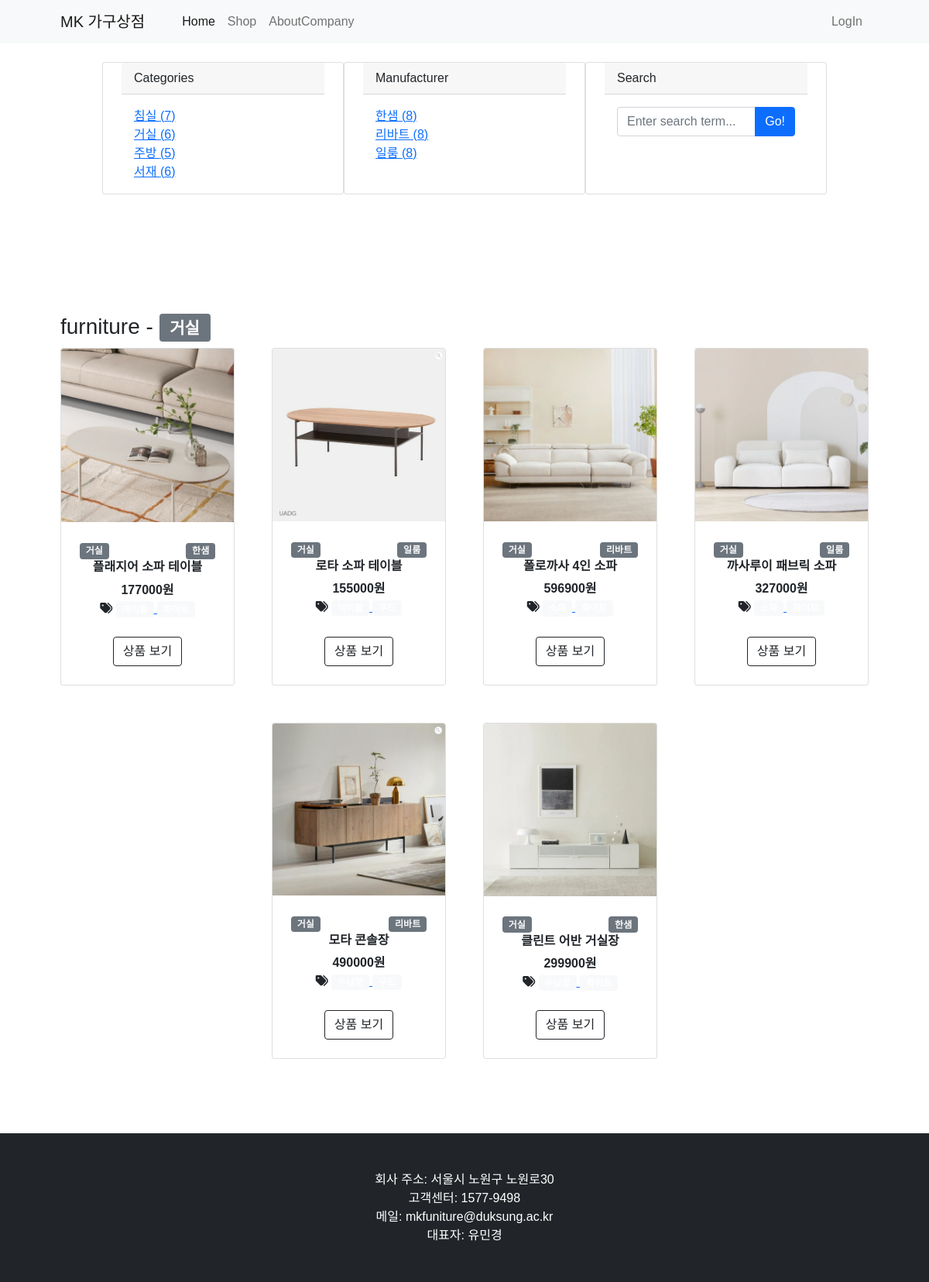
Page /shop/category/거실/ on the committed database.
### shop/models.py (models this page shows, shortened)
class Category(models.Model): #카테고리
    name = models.CharField(max_length=40, unique=True)
    slug = models.SlugField(max_length=200, unique=True, allow_unicode=True)
    def __str__(self):
        return self.name
    def get_absolute_url(self):
        return f'/shop/category/{self.slug}/' #IP주소/shop/category/slug/
    class Meta:
        verbose_name_plural = 'Categories'

class Company(models.Model): #제조사
    name = models.CharField(max_length=40, unique=True) #제조사명
    slug = models.SlugField(max_length=200, unique=True, allow_unicode=True)
    addr = models.CharField(max_length=200, unique=True) #주소
    number = models.CharField(max_length=20, unique=True) #연락처
    mail = models.CharField(max_length=30, unique=True) #이메일
    business_num = models.CharField(max_length=20, unique=True) #사업자등록번호
    def __str__(self):
        return self.name
    def get_absolute_url(self):
        return f'/shop/company/{self.slug}/' #IP주소/shop/company/slug/
    class Meta:
        verbose_name_plural = 'Companies'

class Item(models.Model): #상품아이템
    name = models.CharField(max_length=40, unique=True) #상품명
    description = MarkdownxField() #간단한설명
    code = models.CharField(max_length=10, unique=True) #상품코드
    image = models.ImageField(upload_to='shop/images/%Y/%m/%d/') #상품이미지
    price = models.IntegerField(null=True) #상품가격
    company = models.ForeignKey(Company, null=True, on_delete=models.SET_NULL)
    category = models.ForeignKey(Category, null=True, on_delete=models.SET_NULL)
    tags = models.ManyToManyField(Tag, blank=True)
    like_users = models.ManyToManyField(User, related_name='like_item', blank=True)
    def get_absolute_url(self):
        return f'/shop/{self.pk}'

### shop/views.py (the view)
# urls.py: path('category/<str:slug>/', views.category_page),
def category_page(request, slug):
    if slug == 'no_category' :
        category = '미분류'
        item_list = Item.objects.filter(category=None)
    else :
        category = Category.objects.get(slug=slug)
        item_list = Item.objects.filter(category=category)
    return render(request, 'shop/item_list.html', {
        'category' : category,
        'item_list' : item_list,
        'categories' : Category.objects.all(),
        'no_category_item_count' : Item.objects.filter(category=None).count,
        'companies': Company.objects.all(),
        'no_company_item_count': Item.objects.filter(company=None).count
    })

### shop/models.py (called while the page is built)
    def __str__(self):
        return self.name

    def get_absolute_url(self):
        return f'/shop/tag/{self.slug}/' #IP주소/shop/tag/slug/

### shop/templates/shop/item_list.html (shortened to what this page needs)
{% extends 'shop/base.html' %}
{% block main_area %}
        <section class="py-5">
            <div class="container px-4 px-lg-5 mt-5">
                <h3>
                <br>
                {% if category %}
                    furniture - <span class="badge badge-secondary">{{category}}</span>
                {% endif %}
                </h3>
                <div class="row gx-4 gx-lg-5 row-cols-2 row-cols-md-3 row-cols-xl-4 justify-content-center">
                    {% for i in item_list %}
                    <div class="col mb-5">
                        <div class="card h-100">
                            <img class="card-img-top" src="{{ i.image.url }}" alt="Item Image" />
                            <div class="card-body p-4">
                                <span class="float-left">
                                    <a class="badge badge-secondary text-decoration-none link-light" href="{{ i.category.get_absolute_url }}">
                                        {{ i.category }}
                                    </a>
                                </span>
                                <span class="float-right">
                                    <a class="badge badge-secondary text-decoration-none link-light" href="{{ i.company.get_absolute_url }}">
                                        {{ i.company }}
                                    </a>
                                </span> <br>
                                <div class="text-center">
                                    <h6 class="fw-bolder">{{ i.name }}</h6>
                                    <h8 class="fw-bolder">{{ i.price }}원</h8> <br>
                                    {% if i.tags.exists %}
                                        <i class="fas fa-tags"></i>
                                        {% for tag in i.tags.iterator %}
                                            <a href="{{ tag.get_absolute_url }}">
                                                <span class="badge badge-pill badge-light">{{ tag }}</span>
                                            </a>
                                        {% endfor %}
                                    {% endif %}
                                </div>
                            </div>
                            <div class="card-footer p-4 pt-0 border-top-0 bg-transparent">
                                <div class="text-center"><a class="btn btn-outline-dark mt-auto" href="{{ i.get_absolute_url }}">상품 보기</a></div>
                            </div>
                        </div>
                    </div>
                    {% endfor %}
                </div>
            </div>
        </section>
{% endblock %}

### shop/templates/shop/base.html (shortened to what this page needs)
<!DOCTYPE html>
{% load static %}
<html lang="ko">
    <head>
        <link href="{% static 'shop/bootstrap4/css/bootstrap.min.css' %}" rel="stylesheet" type="text/css" media="screen">
        <link href="css/styles.css" rel="stylesheet" />
        <link href="{% static 'shop/css/font.css' %}" rel="stylesheet" />
    </head>
    <body>
        {% include 'shop/navbar.html' %}
                <div class="row gx-4 gx-lg-5 row-cols-2 row-cols-md-3 row-cols-xl-4 justify-content-center">
                    <div class="card my-4 id=categories-card">
                        <div class="card-header">Categories</div>
                        <div class="card-body">
                            <div class="row">
                                <div class="col-sm-6">
                                    <ul class="list-unstyled mb-0">
                                        {% for category in categories %}
                                        <li><a href="{{ category.get_absolute_url }}">{{ category }} ({{ category.item_set.count }})</a></li>
                                        {% endfor %}
                                    </ul>
                                </div>
                            </div>
                        </div>
                    </div>
                    <div class="card my-4 id=categories-card">
                        <div class="card-header">Manufacturer</div>
                        <div class="card-body">
                            <div class="row">
                                <div class="col-sm-6">
                                    <ul class="list-unstyled mb-0">
                                        {% for company in companies %}
                                        <li><a href="{{ company.get_absolute_url }}">{{ company }} ({{ company.item_set.count }})</a></li>
                                        {% endfor %}
                                    </ul>
                                </div>
                            </div>
                        </div>
                    </div>
                    <div class="card my-4 id=categories-card">
                        <div class="card-header">Search</div>
                        <div class="card-body">
                            <div class="input-group">
                                <input id="search-input" class="form-control" type="text" placeholder="Enter search term..." aria-label="Enter search term..." aria-describedby="button-search" />
                                <button class="btn btn-primary" id="button-search" type="button" onclick="searchItem()">Go!</button>
                            </div>
                        </div>
                    </div>
                </div>
        {% block main_area %}
        {% endblock %}
        {% include 'shop/footer.html' %}
    </body>
</html>

### rows in the picture
Category: name "침실", item_set.count "7"
Category: name "거실", item_set.count "6"
Category: name "주방", item_set.count "5"
Category: name "서재", item_set.count "6"
Company: name "한샘", item_set.count "8"
Company: name "리바트", item_set.count "8"
Company: name "일룸", item_set.count "8"
Item: image (picture), category "거실", company "한샘", name "플래지어 소파 테이블", price "177000"
Item: image (picture), category "거실", company "일룸", name "로타 소파 테이블", price "155000"
Item: image (picture), category "거실", company "리바트", name "폴로까사 4인 소파", price "596900"
Item: image (picture), category "거실", company "일룸", name "까사루이 패브릭 소파", price "327000"
Item: image (picture), category "거실", company "리바트", name "모타 콘솔장", price "490000"
Item: image (picture), category "거실", company "한샘", name "클린트 어반 거실장", price "299900"
